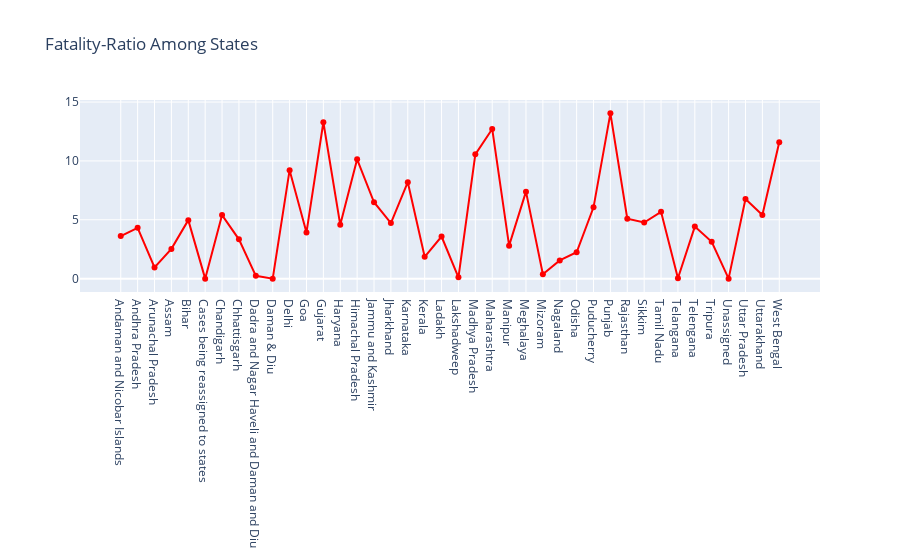

Source (notebook cell):
### Code cell
fatality_ratio=df.groupby('State/UnionTerritory')['Fatality-Ratio'].sum().reset_index()
fig = go.Figure()
fig.add_trace(go.Scatter(x=fatality_ratio['State/UnionTerritory'], y = fatality_ratio['Fatality-Ratio'], mode='lines+markers',name='Fatality Ratio',line=dict(color='Red', width=2)))
fig.update_layout(title_text='Fatality-Ratio Among States')
fig.show()

### Figure 1 — Plotly figure (JSON) as saved in the notebook; plotly's stock layout.template omitted (floating-point values rounded to 4 significant figures)
{"data": [{"line": {"color": "Red", "width": 2}, "mode": "lines+markers", "name": "Fatality Ratio", "type": "scatter", "x": ["Andaman and Nicobar Islands", "Andhra Pradesh", "Arunachal Pradesh", "Assam", "Bihar", "Cases being reassigned to states", "Chandigarh", "Chhattisgarh", "Dadra and Nagar Haveli and Daman and Diu", "Daman & Diu", "Delhi", "Goa", "Gujarat", "Haryana", "Himachal Pradesh", "Jammu and Kashmir", "Jharkhand", "Karnataka", "Kerala", "Ladakh", "Lakshadweep", "Madhya Pradesh", "Maharashtra", "Manipur", "Meghalaya", "Mizoram", "Nagaland", "Odisha", "Puducherry", "Punjab", "Rajasthan", "Sikkim", "Tamil Nadu", "Telangana", "Telengana", "Tripura", "Unassigned", "Uttar Pradesh", "Uttarakhand", "West Bengal"], "y": [3.616, 4.315, 0.9492, 2.528, 4.97, 0, 5.397, 3.337, 0.2368, 0, 9.211, 3.928, 13.28, 4.575, 10.14, 6.489, 4.723, 8.189, 1.856, 3.577, 0.1093, 10.56, 12.71, 2.805, 7.39, 0.3709, 1.551, 2.242, 6.06, 14.04, 5.088, 4.769, 5.679, 0.03761, 4.419, 3.135, 0, 6.765, 5.406, 11.59]}], "layout": {"title": {"text": "Fatality-Ratio Among States"}}}
